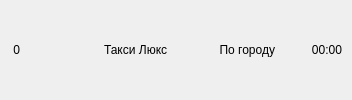
     <widget class="QFrame" name="statusRowFrame">
      <property name="minimumSize">
       <size>
        <width>0</width>
        <height>20</height>
       </size>
      </property>
      <layout class="QHBoxLayout" name="horizontalLayout_3" stretch="1,1,1,0,0,1,5,1,2">
       <property name="spacing">
        <number>5</number>
       </property>
       <property name="sizeConstraint">
        <enum>QLayout::SetDefaultConstraint</enum>
       </property>
       <property name="leftMargin">
        <number>10</number>
       </property>
       <property name="topMargin">
        <number>0</number>
       </property>
       <property name="rightMargin">
        <number>10</number>
       </property>
       <property name="bottomMargin">
        <number>0</number>
       </property>
       <item>
        <widget class="QLabel" name="gpsSatelliteCountLabel">
         <property name="minimumSize">
          <size>
           <width>10</width>
           <height>0</height>
          </size>
         </property>
         <property name="maximumSize">
          <size>
           <width>15</width>
           <height>16777215</height>
          </size>
         </property>
         <property name="text">
          <string>0</string>
         </property>
         <property name="alignment">
          <set>Qt::AlignRight|Qt::AlignTrailing|Qt::AlignVCenter</set>
         </property>
        </widget>
       </item>
       <item>
        <widget class="QLabel" name="gpsIconLabel">
         <property name="text">
          <string/>
         </property>
         <property name="pixmap">
          <pixmap>:/UI/images/gps.png</pixmap>
         </property>
        </widget>
       </item>
       <item>
        <widget class="QLabel" name="connectionLabel">
         <property name="sizePolicy">
          <sizepolicy hsizetype="Expanding" vsizetype="Preferred">
           <horstretch>0</horstretch>
           <verstretch>0</verstretch>
          </sizepolicy>
         </property>
         <property name="minimumSize">
          <size>
           <width>12</width>
           <height>12</height>
          </size>
         </property>
         <property name="text">
          <string/>
         </property>
         <property name="pixmap">
          <pixmap>:/UI/images/connection-bad.png</pixmap>
         </property>
         <property name="alignment">
          <set>Qt::AlignCenter</set>
         </property>
        </widget>
       </item>
       <item>
        <widget class="QLabel" name="updateInProgressIcon">
         <property name="minimumSize">
          <size>
           <width>16</width>
           <height>16</height>
          </size>
         </property>
         <property name="text">
          <string/>
         </property>
        </widget>
       </item>
       <item>
        <widget class="QLabel" name="updateInProgressPercentage">
         <property name="minimumSize">
          <size>
           <width>24</width>
           <height>20</height>
          </size>
         </property>
         <property name="text">
          <string/>
         </property>
        </widget>
       </item>
       <item>
        <widget class="QLabel" name="taxiNameLabel">
         <property name="minimumSize">
          <size>
           <width>110</width>
           <height>0</height>
          </size>
         </property>
         <property name="text">
          <string>Такси Люкс</string>
         </property>
        </widget>
       </item>
       <item>
        <widget class="QLabel" name="currentRegionLabel">
         <property name="text">
          <string>По городу</string>
         </property>
         <property name="alignment">
          <set>Qt::AlignRight|Qt::AlignTrailing|Qt::AlignVCenter</set>
         </property>
        </widget>
       </item>
       <item>
        <widget class="QLabel" name="taxiDriverOrderNumberLabel">
         <property name="text">
          <string/>
         </property>
        </widget>
       </item>
       <item>
        <widget class="QLabel" name="timeLabel">
         <property name="minimumSize">
          <size>
           <width>50</width>
           <height>0</height>
          </size>
         </property>
         <property name="text">
          <string>00:00</string>
         </property>
         <property name="alignment">
          <set>Qt::AlignRight|Qt::AlignTrailing|Qt::AlignVCenter</set>
         </property>
        </widget>
       </item>
      </layout>
     </widget>
